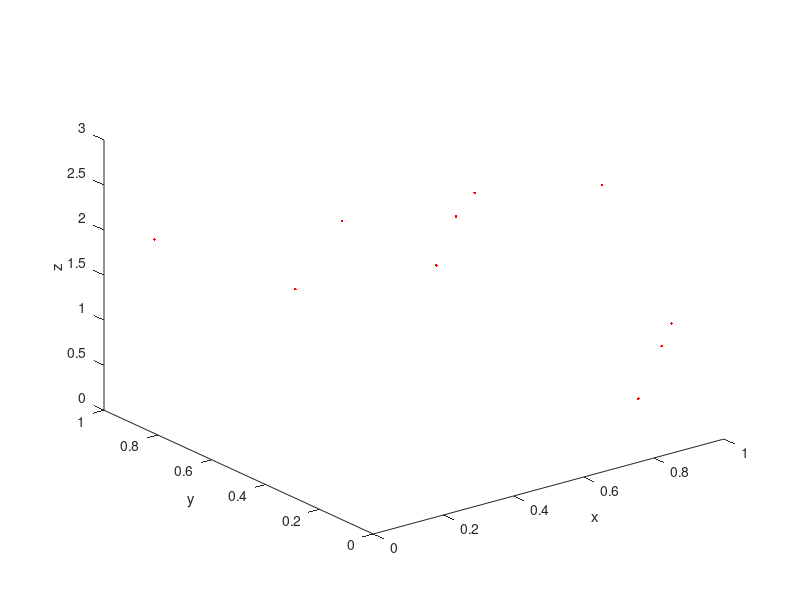

This figure's MATLAB source: (Note: this script raises an error after producing the figure.)
figure(1);
n = 10;
xs = rand(n,1);
ys = rand(n,1);
zs = rand(n,1)*3;
plot3(xs,ys,zs,'r.')
xlabel('x');ylabel('y');zlabel('z');
p  = patchline(xs,ys,zs,'linestyle','--','edgecolor','g','linewidth',3,'edgealpha',0.2);

x = [0 10 20 50 60];
y = [0 5 10 5 0];
xflip = [x(1 : end - 1) fliplr(x)];
yflip = [y(1 : end - 1) fliplr(y)];
patch(xflip, yflip, 'r', 'EdgeAlpha', 0.1, 'FaceColor', 'none');
p  = patchline(x,y,'linestyle','-','edgecolor','g','linewidth',1,'edgealpha',0.2);

figure;
for i = 1:length(detectStruct.spkWaveforms)
    
    y = detectStruct.spkWaveforms(i,:);
    x = 1:1:length(detectStruct.spkWaveforms(1,:));
    
    xflip = [x(1 : end - 1) fliplr(x)];
    yflip = [y(1 : end - 1) fliplr(y)];

    patch(xflip, yflip, 'EdgeColor','g', 'EdgeAlpha', 0.25, 'FaceColor', 'red');
    
    hold on
    
end